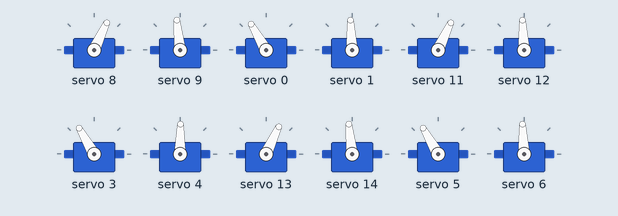
Bench run of a sketch on a simulated ESP32. Shown: 12 × servo.

Above: at 0.05 s.
At 0.6 s:
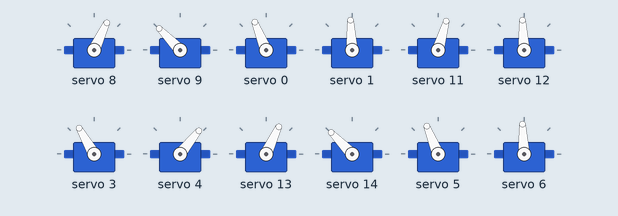
At 1.15 s:
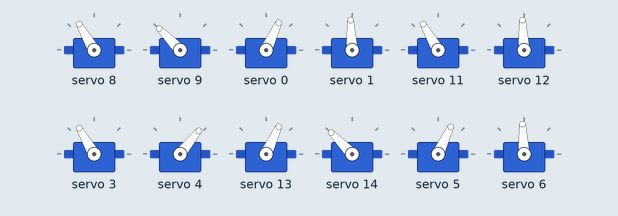
At 2.25 s:
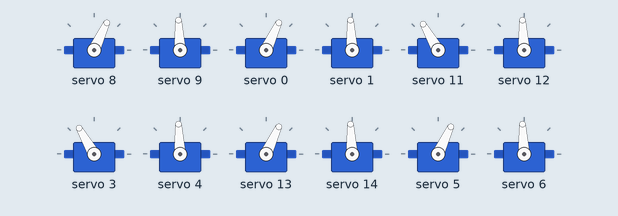
At 3.35 s:
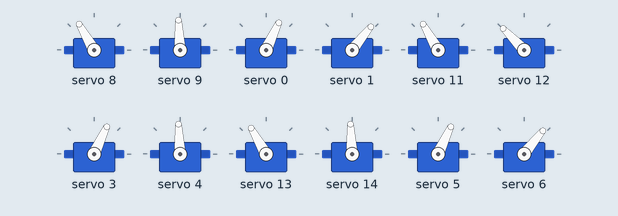
At 4.5 s:
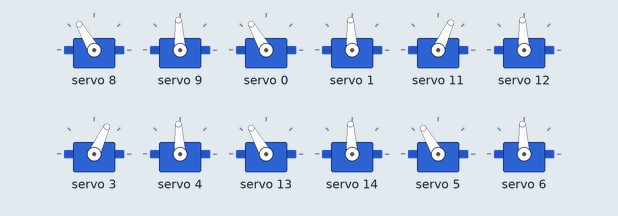
Timing chart, 0 to 5.9 s (numbered marks = the images above):
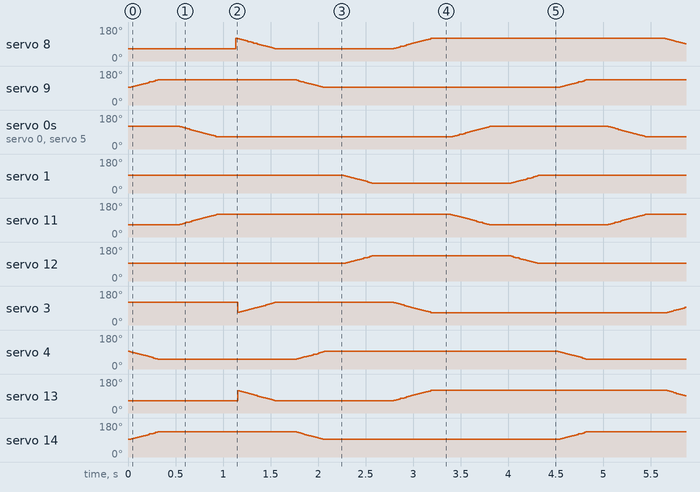

The sketch:

sweep.ino
```cpp
#include <Wire.h>
#include <Adafruit_PWMServoDriver.h>

#define MIN_PULSE_WIDTH 650
#define MAX_PULSE_WIDTH 2350
#define FREQUENCY 50

Adafruit_PWMServoDriver pwm = Adafruit_PWMServoDriver();

int left_coxa[] = {8, 11, 13};
int left_femur[] = {9, 12, 14};
int right_coxa[] = {0, 3, 5};
int right_femur[] = {1, 4, 6};

int f_min_mov = 90;
int f_max_mov = 135;

int c_min_mov = 60;
int c_max_mov = 120;

int min_mov_left = 100;
int min_mov_right = 180 - min_mov_left;

int sweep_delayy = 5;
int delayy = 200;

void moveMotorDegrees(int degree, int motorOut) {
  int pulse_wide = map(degree, 0, 180, MIN_PULSE_WIDTH, MAX_PULSE_WIDTH);
  int pulse_width = int(float(pulse_wide) / 1000000 * FREQUENCY * 4096);
  pwm.setPWM(motorOut, 0, pulse_width);
}
int joint_delay = 5;
void JointSweepTriplet(int start, int endd, int motorA,bool A, int motorB,bool B,int motorC, bool C)
{
  if(start<endd)
  {
   for (int deg = start; deg <= endd; deg++)
   {
    A ? moveMotorDegrees(180-deg,motorA) : moveMotorDegrees(deg,motorA);
    B ? moveMotorDegrees(180-deg,motorB) : moveMotorDegrees(deg,motorB);
    C ? moveMotorDegrees(180-deg,motorC) : moveMotorDegrees(deg,motorC);
    delay(joint_delay);
   }
  }
  else
  {
    for (int deg = start; deg >= endd; deg--)
   {
    A ? moveMotorDegrees(180-deg,motorA) : moveMotorDegrees(deg,motorA);
    B ? moveMotorDegrees(180-deg,motorB) : moveMotorDegrees(deg,motorB);
    C ? moveMotorDegrees(180-deg,motorC) : moveMotorDegrees(deg,motorC);
    delay(joint_delay);
   }
  }

}


void tripod_A_up() {
  JointSweepTriplet(f_min_mov, f_max_mov,
                     left_femur[0],false,
                     left_femur[2],false,
                     right_femur[1],true);
}

void tripod_A_backward() {
  JointSweepTriplet(c_min_mov, c_max_mov,
                    left_coxa[0],false,
                    left_coxa[2],false,
                    right_coxa[1],true);
}
void tripod_A_forward() {
  JointSweepTriplet(c_max_mov, c_min_mov,
                    left_coxa[0],false,
                    left_coxa[2],false,
                    right_coxa[1],true);
}
void tripod_A_down() {
  JointSweepTriplet(f_max_mov, f_min_mov,
                    left_femur[0],false,
                    left_femur[2],false,
                    right_femur[1],true);
}

void tripod_B_forward() {
  JointSweepTriplet(c_max_mov, c_min_mov,
                    left_coxa[1],false,
                    right_coxa[0],true,
                    right_coxa[2],true);
}

void tripod_B_up() {
  JointSweepTriplet(f_min_mov, f_max_mov,
                    left_femur[1],false,
                    right_femur[0],true,
                    right_femur[2],true);
}

void tripod_B_backward() {
  JointSweepTriplet(c_min_mov, c_max_mov,
                    left_coxa[1],false,
                    right_coxa[0],true,
                    right_coxa[2],true);
}

void tripod_B_down() {
  JointSweepTriplet(f_max_mov, f_min_mov,
                    left_femur[1],false,
                    right_femur[0],true,
                    right_femur[2],true);
}


void setup() {
  pwm.begin();
  pwm.setPWMFreq(FREQUENCY);
  for (int i = 0; i < 3; i++) {
    moveMotorDegrees(c_min_mov, left_coxa[i]);
    moveMotorDegrees(f_min_mov, left_femur[i]);
    moveMotorDegrees(180 - c_min_mov, right_coxa[i]);
    moveMotorDegrees(180 - f_min_mov, right_femur[i]);
  }
}

void loop() {
  tripod_A_up(); delay(delayy);
  tripod_B_backward(); delay(delayy);
  tripod_A_forward(); delay(delayy);
  tripod_A_down(); delay(delayy);

  tripod_B_up(); delay(delayy);
  tripod_A_backward(); delay(delayy);
  tripod_B_forward(); delay(delayy);
  tripod_B_down(); delay(delayy);

}
```
